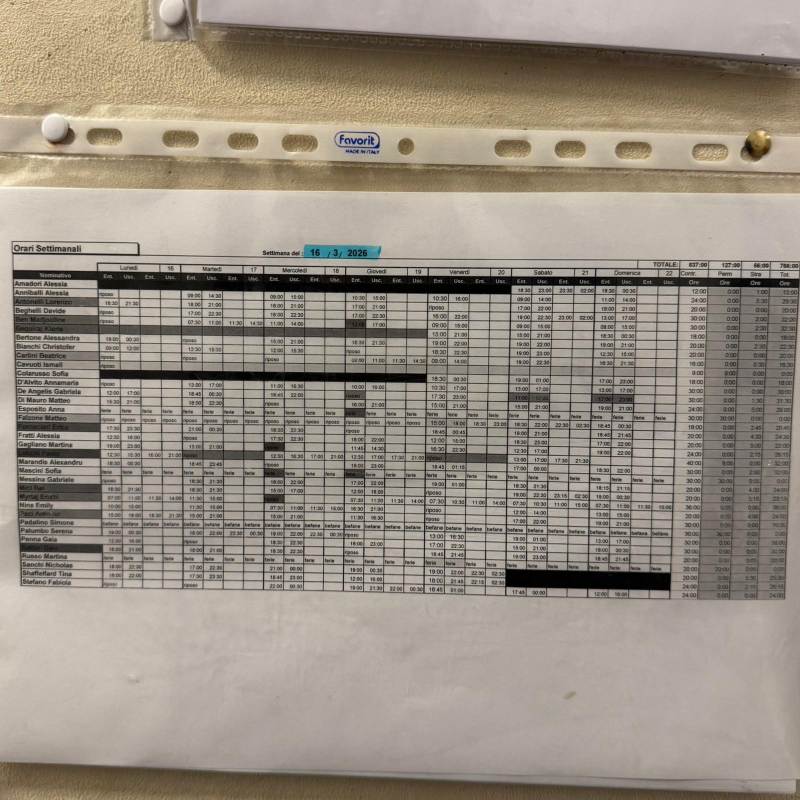
#> input picture image.jpeg, 1600 x 1600 px (shown at 1/2 size)
$ python test_lettura.py
#> lines starting #> are read from the running program, lines starting #| are printed output that depends on the picture; after the words box and inside, x2 and y2 are one past the last pixel; in counts of white or black regions, pixels touching at a corner belong together
import cv2
import pytesseract
from pytesseract import Output
import difflib

def similarita_fuzzy(stringa_target, stringa_ocr):
    # Calcola una percentuale di similarità tra due parole (da 0.0 a 1.0)
    return difflib.SequenceMatcher(None, stringa_target, stringa_ocr).ratio()

def estrai_riga_resiliente(image_path):
#> called with image_path = 'image.jpeg'
    print(f"--- Inizializzazione Motore Fuzzy su: {image_path} ---")

    target_name = input("Inserisci il Cognome da cercare (es. 'Mici'): ").strip().lower()
#> the answer given: image.jpeg

    # 1. Acquisizione e Pre-processing Avanzato (Ottimizzato per righe grigie)
    img = cv2.imread(image_path)
#> img is the input picture: shape (1600, 1600, 3); mean B, G, R 131.7, 144.1, 153.4
    if img is None:
        print("Errore: Immagine non trovata.")
        return

    # Ingrandimento massiccio (3x) per separare i pixel fusi
    img_scaled = cv2.resize(img, None, fx=3, fy=3, interpolation=cv2.INTER_CUBIC)
    gray = cv2.cvtColor(img_scaled, cv2.COLOR_BGR2GRAY)
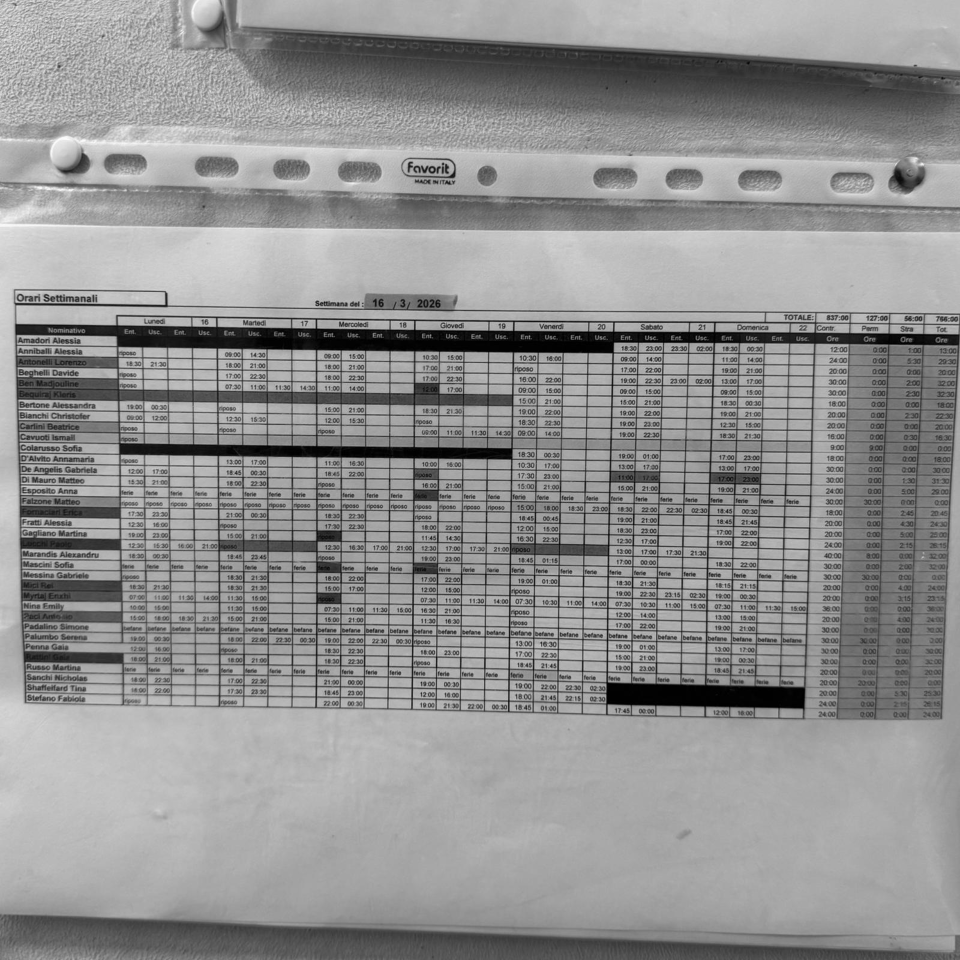
#> gray: shape (4800, 4800) (shown at 1/5 size); min 0, max 254, mean 145.5

    # Thresholding Adattivo (Gestisce le righe grigie annullando le ombre locali)
    thresh = cv2.adaptiveThreshold(gray, 255, cv2.ADAPTIVE_THRESH_GAUSSIAN_C,
                                   cv2.THRESH_BINARY, 21, 4)
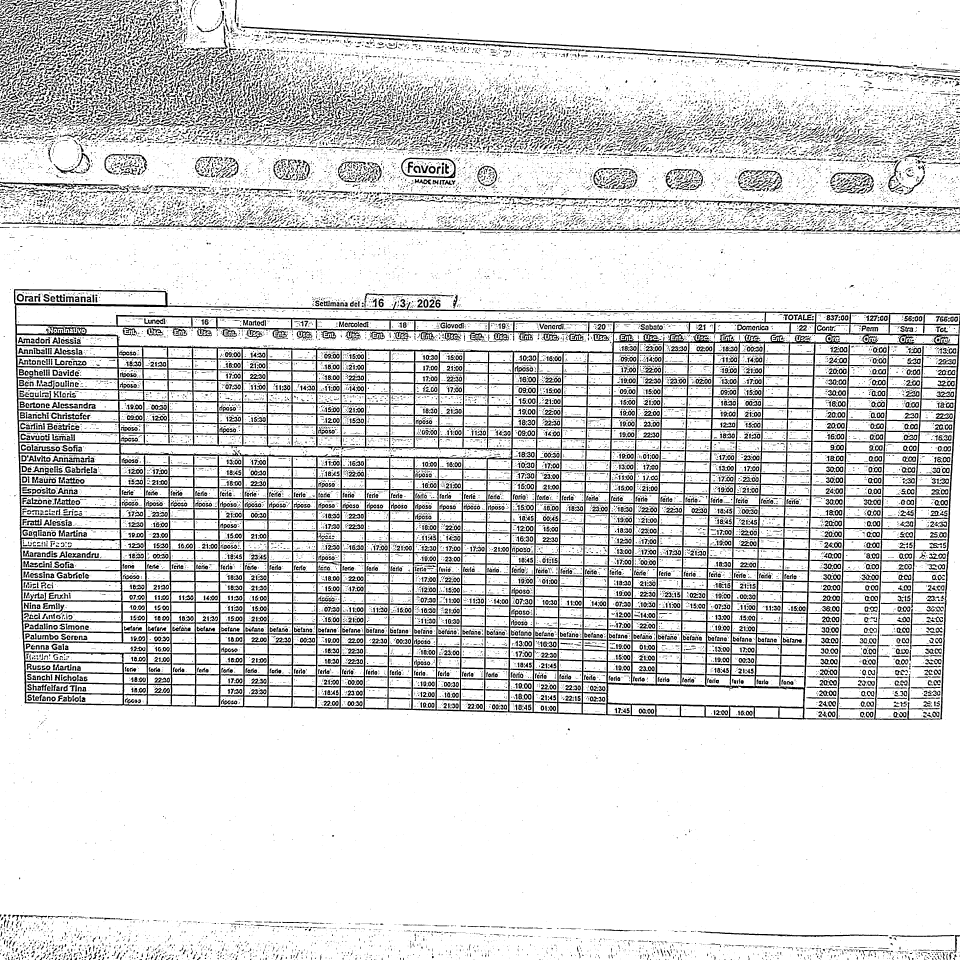
#> thresh: shape (4800, 4800) (shown at 1/5 size); 84.9% white; 35112 black regions (22399 under 20 px), largest, box (x1, y1, x2, y2) and area: (69, 1446, 4800, 3600) 1432073, (1206, 131, 4564, 344) 21937, (1631, 1120, 3432, 1155) 12860

    print("Scansione topologica in corso...")
    dati = pytesseract.image_to_data(thresh, config='--psm 6', output_type=Output.DICT)

    n_elementi = len(dati['text'])
    y_target = None
    parola_trovata = ""

    # 2. Ricerca Fuzzy (Tolleranza all'errore OCR)
    for i in range(n_elementi):
        testo_corrente = dati['text'][i].strip().lower()

        # Ignoriamo la spazzatura di 1 o 2 caratteri
        if len(testo_corrente) > 2:
            score = similarita_fuzzy(target_name, testo_corrente)

            # Se la similarità supera il 65%, consideriamo il match valido!
            if score > 0.65:
                y_target = dati['top'][i]
                parola_trovata = dati['text'][i]
                print(f"\n[SUCCESS] Ancoraggio stabilito!")
                print(f"-> Nome inserito: '{target_name}'")
                print(f"-> Letto dall'OCR come: '{parola_trovata}' (Similarità: {score*100:.1f}%)")
                print(f"-> Coordinata Asse Y identificata: {y_target}")
                break

    if y_target is None:
        print(f"\n[FALLIMENTO] Nemmeno la logica Fuzzy ha trovato tracce di '{target_name}'. L'area è totalmente illeggibile.")
        return

    # 3. Estrazione Vettoriale sulla Coordinata Y Trovata
    elementi_riga = []
    tolleranza_y = 30 # Aumentiamo la tolleranza per compensare l'ingrandimento 3x

    for i in range(n_elementi):
        testo = dati['text'][i].strip()
        if len(testo) > 1: # Filtra i caratteri singoli come '|' o '_'
            y_corrente = dati['top'][i]
            x_corrente = dati['left'][i]

            # Condizione spaziale
            if abs(y_corrente - y_target) <= tolleranza_y:
                elementi_riga.append((x_corrente, testo))

    # 4. Ordinamento Spaziale e Stampa
    elementi_riga.sort(key=lambda val: val[0])

    print("\n--- VETTORE ESTRATTO (Sequenza Cronologica) ---")
    risultato_finale = [elemento[1] for elemento in elementi_riga]
    print(" | ".join(risultato_finale))
    print("------------------------------------------------")

# Avvio
estrai_riga_resiliente('image.jpeg')
#> (the call stopped at in estrai_riga_resiliente, `dati = pytesseract.image_to_data(thresh, config='--psm 6', output_type..`: pytesseract is not available in this run)
